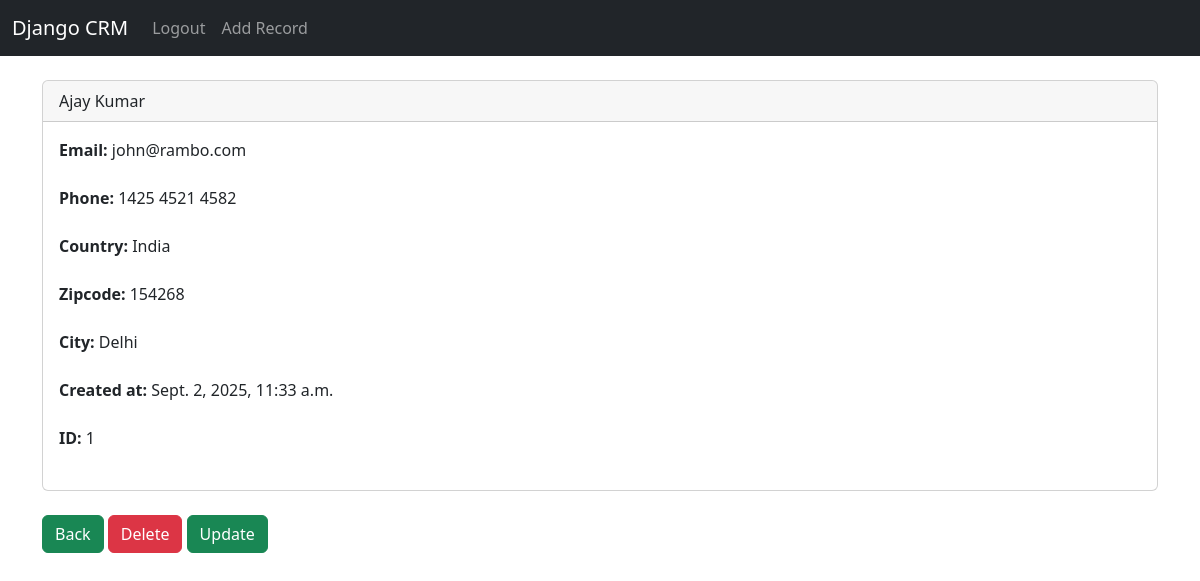
The app's page /record/1 (signed in), older data.
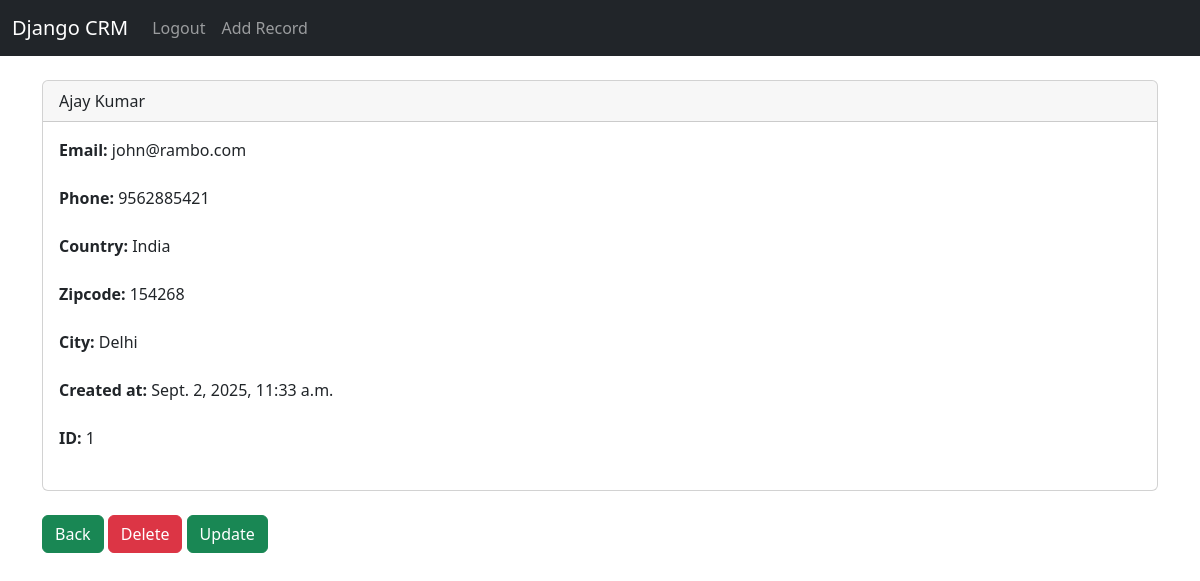
The same page, newer data.
### crm/models.py (models this page shows, shortened)
class Records(models.Model):
    created_at = models.DateTimeField(auto_now_add=True)
    first_name = models.CharField(max_length=20)
    last_name = models.CharField(max_length=30)
    email = models.EmailField()
    phone = models.CharField(max_length=15)
    city = models.CharField(max_length=40)
    country = models.CharField(max_length=40)
    zipcode = models.CharField(max_length=30)
    class Meta:
        verbose_name_plural = 'Records'

### crm/views.py (the view)
# urls.py: path('record/<int:pk>', views.record, name='record'),
def record(request,pk):
    if request.user.is_authenticated:
        customer_record = Records.objects.get(id=pk)
        return render(request,'record.html',{'customer_record':customer_record})
    else:
        messages.error(request,'You Must Be Logged in to access that page...')
        return redirect('index')

### templates/record.html
{% extends 'base.html' %}
{% block content %}
<div class="card">
  <div class="card-header">
    {{customer_record.first_name}}
    {{customer_record.last_name}}
  </div>
  <div class="card-body">
    <p class="card-text">
            <strong>Email: </strong>{{customer_record.email}} <br><br>
            <strong>Phone: </strong>{{customer_record.phone}}<br><br>
            <strong>Country: </strong>{{customer_record.country}}<br><br>
            <strong>Zipcode: </strong>{{customer_record.zipcode}}<br><br>
            <strong>City: </strong>{{customer_record.city}}<br><br>
            <strong>Created at: </strong>{{customer_record.created_at}}<br><br>
            <strong>ID: </strong>{{customer_record.id}}<br><br>
    </p>
  </div>
</div>
<br>
<a href="{% url 'index' %}"  class="btn btn-success">Back</a>
<a href="{% url 'delete' customer_record.pk %}"  class="btn btn-danger">Delete</a>
<a href="{% url 'update_record' customer_record.pk %}"  class="btn btn-success">Update</a>
{% endblock %}

Row changes from the older to the newer data that the page shows:
changed Records "Ajay": phone "1425 4521 4582" → "9562885421"
